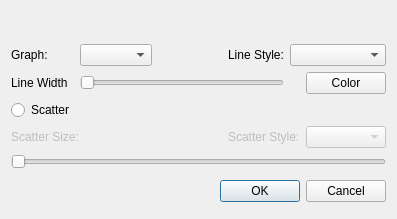
<?xml version="1.0" encoding="UTF-8"?>
<ui version="4.0">
 <class>CustomLinesdialog</class>
 <widget class="QDialog" name="CustomLinesdialog">
  <property name="geometry">
   <rect>
    <x>0</x>
    <y>0</y>
    <width>397</width>
    <height>219</height>
   </rect>
  </property>
  <property name="windowTitle">
   <string>Dialog</string>
  </property>
  <layout class="QGridLayout" name="gridLayout">
   <item row="0" column="4">
    <spacer name="verticalSpacer">
     <property name="orientation">
      <enum>Qt::Vertical</enum>
     </property>
     <property name="sizeHint" stdset="0">
      <size>
       <width>20</width>
       <height>40</height>
      </size>
     </property>
    </spacer>
   </item>
   <item row="1" column="0">
    <widget class="QLabel" name="graph_Label">
     <property name="text">
      <string>Graph:</string>
     </property>
    </widget>
   </item>
   <item row="1" column="1">
    <widget class="QComboBox" name="graph_Combo"/>
   </item>
   <item row="1" column="2">
    <spacer name="horizontalSpacer_2">
     <property name="orientation">
      <enum>Qt::Horizontal</enum>
     </property>
     <property name="sizeHint" stdset="0">
      <size>
       <width>40</width>
       <height>20</height>
      </size>
     </property>
    </spacer>
   </item>
   <item row="1" column="3">
    <spacer name="horizontalSpacer">
     <property name="orientation">
      <enum>Qt::Horizontal</enum>
     </property>
     <property name="sizeHint" stdset="0">
      <size>
       <width>40</width>
       <height>20</height>
      </size>
     </property>
    </spacer>
   </item>
   <item row="1" column="4">
    <widget class="QLabel" name="line_Label">
     <property name="text">
      <string>Line Style:</string>
     </property>
    </widget>
   </item>
   <item row="1" column="5" colspan="2">
    <widget class="QComboBox" name="Line_Combo"/>
   </item>
   <item row="2" column="0">
    <widget class="QLabel" name="label">
     <property name="text">
      <string>Line Width</string>
     </property>
    </widget>
   </item>
   <item row="2" column="1" colspan="4">
    <widget class="QSlider" name="linewidthSlider">
     <property name="orientation">
      <enum>Qt::Horizontal</enum>
     </property>
    </widget>
   </item>
   <item row="2" column="6">
    <widget class="QPushButton" name="color_Button">
     <property name="text">
      <string>Color</string>
     </property>
    </widget>
   </item>
   <item row="3" column="0">
    <widget class="QRadioButton" name="radioButton">
     <property name="text">
      <string>Scatter</string>
     </property>
    </widget>
   </item>
   <item row="4" column="0" colspan="2">
    <widget class="QLabel" name="ssize_Label">
     <property name="enabled">
      <bool>false</bool>
     </property>
     <property name="text">
      <string>Scatter Size:</string>
     </property>
    </widget>
   </item>
   <item row="4" column="4" colspan="2">
    <widget class="QLabel" name="sstyle_Label">
     <property name="enabled">
      <bool>false</bool>
     </property>
     <property name="text">
      <string>Scatter Style:</string>
     </property>
    </widget>
   </item>
   <item row="4" column="6">
    <widget class="QComboBox" name="scatter_Combo">
     <property name="enabled">
      <bool>false</bool>
     </property>
    </widget>
   </item>
   <item row="5" column="0" colspan="7">
    <widget class="QSlider" name="scatter_Slider">
     <property name="enabled">
      <bool>false</bool>
     </property>
     <property name="orientation">
      <enum>Qt::Horizontal</enum>
     </property>
    </widget>
   </item>
   <item row="6" column="0">
    <spacer name="verticalSpacer_2">
     <property name="orientation">
      <enum>Qt::Vertical</enum>
     </property>
     <property name="sizeHint" stdset="0">
      <size>
       <width>20</width>
       <height>40</height>
      </size>
     </property>
    </spacer>
   </item>
   <item row="6" column="2" colspan="5">
    <widget class="QDialogButtonBox" name="ok_cancel_apply_buttons">
     <property name="standardButtons">
      <set>QDialogButtonBox::Cancel|QDialogButtonBox::Ok</set>
     </property>
    </widget>
   </item>
  </layout>
 </widget>
 <resources/>
 <connections/>
</ui>
